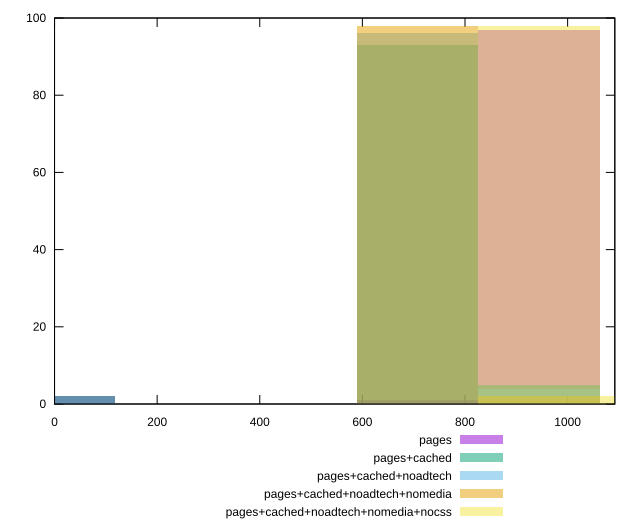

This chart was generated by the following gnuplot code:
reset

$pages <<EOF
0 2
944.1702932834835 97
708.1277199626127 1
EOF

$pagesCached <<EOF
0 2
944.1702932834835 5
708.1277199626127 93
EOF

$pagesCachedNoadtech <<EOF
944.1702932834835 4
708.1277199626127 96
EOF

$pagesCachedNoadtechNomedia <<EOF
944.1702932834835 2
708.1277199626127 98
EOF

$pagesCachedNoadtechNomediaNocss <<EOF
1180.2128666043543 2
944.1702932834835 98
EOF

set key outside below
set boxwidth 236.04257332087087
set xrange [0:1092]
set yrange [0:100]
set trange [0:100]
set style fill transparent solid 0.5 noborder
set terminal svg size 640, 530 enhanced background rgb 'white'
set output "report_00019_2021-02-10T18-14-37.922Z//uses-rel-preload/comparison/histogram/all_raw.svg"

plot $pages title "pages" with boxes, \
     $pagesCached title "pages+cached" with boxes, \
     $pagesCachedNoadtech title "pages+cached+noadtech" with boxes, \
     $pagesCachedNoadtechNomedia title "pages+cached+noadtech+nomedia" with boxes, \
     $pagesCachedNoadtechNomediaNocss title "pages+cached+noadtech+nomedia+nocss" with boxes

reset
